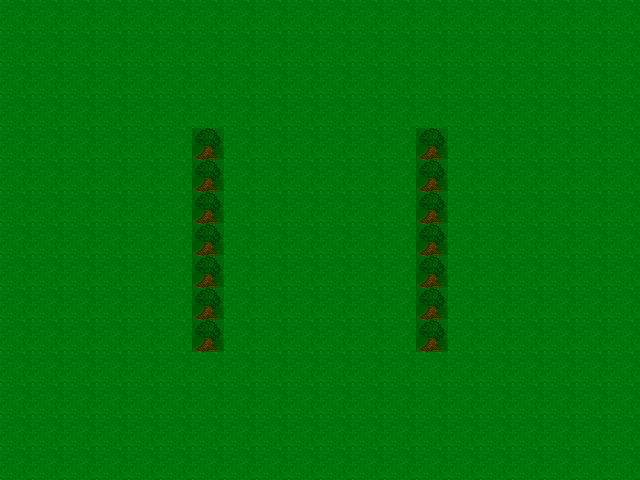

This is a level from a 2D game, rendered from its Tiled map with the project's own tilesets. A one-line summary and the map file follow, with tile-layer data summarised:
An orthogonal 20x15 tile map with 32x32 px tiles, 2 tile layers (baseLayer, treeLayer), 2 tilesets.

<map version="1.0" orientation="orthogonal" width="20" height="15" tilewidth="32" tileheight="32">
 <tileset firstgid="1" name="DarkerTree" tilewidth="32" tileheight="32">
  <image source="darkTree.png" width="32" height="32" />
 </tileset>
 <tileset firstgid="2" name="testMap1" tilewidth="32" tileheight="32">
  <image source="testMap1.png" width="640" height="480" />
 </tileset>
 <layer name="baseLayer" width="20" height="15">
  <data>[300 cells, 300 non-empty, 1 distinct tile ids]</data>
 </layer>
 <layer name="treeLayer" width="20" height="15">
  <data>[300 cells, 14 non-empty, 1 distinct tile ids]</data>
 </layer>
</map>